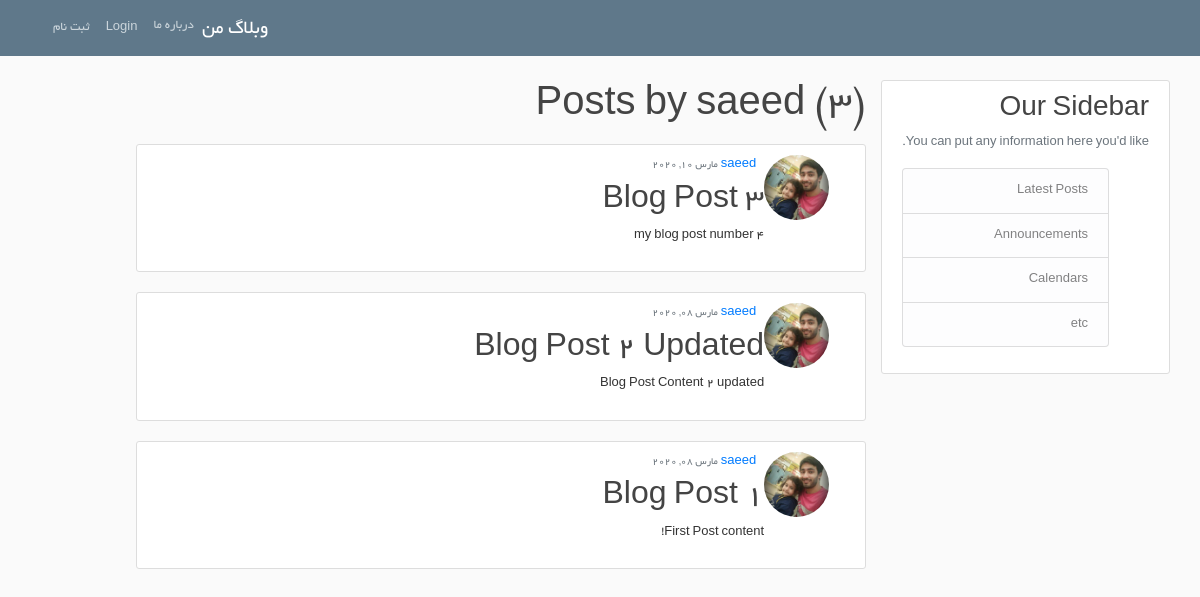
/user/saeed, run on an earlier commit of the app's database.
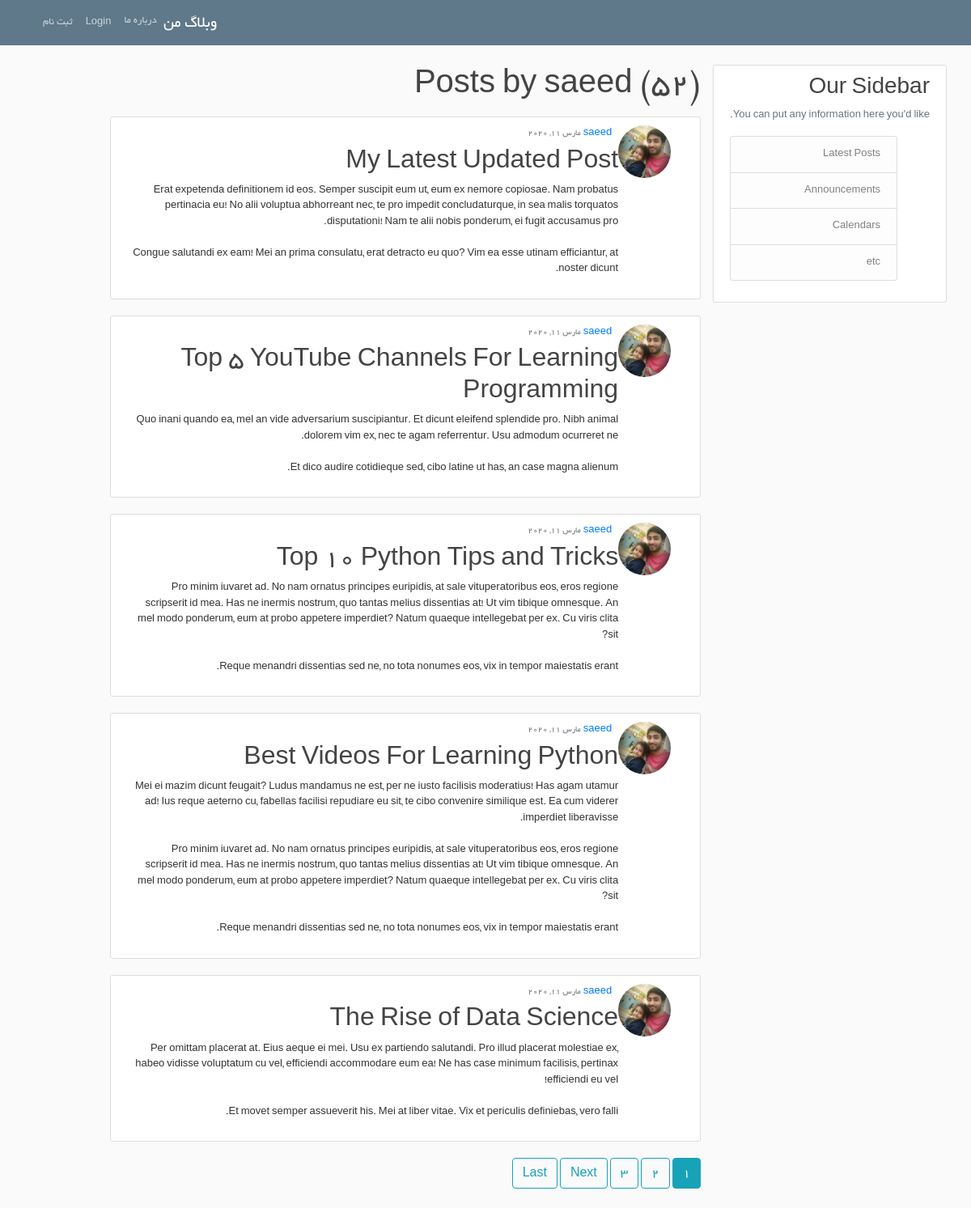
And on a later commit of the database.
### blog/models.py (models this page shows, shortened)
class Post(models.Model):
    title = models.CharField(max_length=100)
    content = models.TextField()
    date_posted = models.DateTimeField(default=timezone.now)
    author = models.ForeignKey(User, on_delete=models.CASCADE)

### users/models.py (models this page shows, shortened)
class Profile(models.Model):
    user = models.OneToOneField(User, on_delete=models.CASCADE)
    image = models.ImageField(default='default.jpg', upload_to='profile_pics')

### blog/views.py (the view)
# urls.py: path('user/<str:username>', UserPostListView.as_view(), name='user-posts'),
class UserPostListView(ListView):
    model = Post
    template_name = 'blog/user_posts.html'  # <app>/<model>_<viewtype>.html
    context_object_name = 'posts'
    paginate_by = 5
    def get_queryset(self):
        user = get_object_or_404(User, username=self.kwargs.get('username'))
        return Post.objects.filter(author=user).order_by('-date_posted')

### blog/templates/blog/user_posts.html (shortened to what this page needs)
{% extends "blog/base.html" %}
{% load i18n %}
{% block content %}
    <h1 class="mb-3">Posts by {{ view.kwargs.username }} ({{ page_obj.paginator.count }})</h1>
    {% for post in posts %}
        <article class="media content-section">
          <img class="rounded-circle article-img" src="{{ post.author.profile.image.url }}">
          <div class="media-body">
            <div class="article-metadata">
              <a class="mr-2" href="{% url 'user-posts' post.author.username %}">{{ post.author }}</a>
              <small class="text-muted">{{ post.date_posted|date:"F d, Y" }}</small>
            </div>
            <h2><a class="article-title" href="{% url 'post-detail' post.id %}">{{ post.title }}</a></h2>
            <p class="article-content">{{ post.content }}</p>
          </div>
        </article>
    {% endfor %}
    {% if is_paginated %}
      {% for num in page_obj.paginator.page_range %}
        {% if page_obj.number == num %}
          <a class="btn btn-info mb-4" href="?page={{ num }}">{{ num }}</a>
        {% elif num > page_obj.number|add:'-3' and num < page_obj.number|add:'3' %}
          <a class="btn btn-outline-info mb-4" href="?page={{ num }}">{{ num }}</a>
        {% endif %}
      {% endfor %}
      {% if page_obj.has_next %}
        <a class="btn btn-outline-info mb-4" href="?page={{ page_obj.next_page_number }}">Next</a>
        <a class="btn btn-outline-info mb-4" href="?page={{ page_obj.paginator.num_pages }}">Last</a>
      {% endif %}
    {% endif %}
{% endblock content %}

What changed in the data, as far as the page shows it:
removed Post: author.profile.image (picture), author "saeed", date_posted "مارس 10, 2020", title "Blog Post 3", content "my blog post number 4"
removed Post: author.profile.image (picture), author "saeed", date_posted "مارس 08, 2020", title "Blog Post 2 Updated", content "Blog Post Content 2 updated"
removed Post: author.profile.image (picture), author "saeed", date_posted "مارس 08, 2020", title "Blog Post 1", content "First Post content!"
added Post: author.profile.image (picture), author "saeed", date_posted "مارس 11, 2020", title "My Latest Updated Post", content "Erat expetenda definitionem id eos. Semper suscipit eum ut, eum ex nemore copiosae. Nam probatus pertinacia eu! No alii voluptua abhorreant nec, te pro impedit concludaturque, in sea malis torquatos disputationi! Nam te alii nobis ponderum, ei fugit accusamus pro. Congue salutandi ex eam! Mei an prima consulatu, erat detracto eu quo? Vim ea esse utinam efficiantur, at noster dicunt."
added Post: author.profile.image (picture), author "saeed", date_posted "مارس 11, 2020", title "Top 5 YouTube Channels For Learning Programming", content "Quo inani quando ea, mel an vide adversarium suscipiantur. Et dicunt eleifend splendide pro. Nibh animal dolorem vim ex, nec te agam referrentur. Usu admodum ocurreret ne. Et dico audire cotidieque sed, cibo latine ut has, an case magna alienum."
added Post: author.profile.image (picture), author "saeed", date_posted "مارس 11, 2020", title "Top 10 Python Tips and Tricks", content "Pro minim iuvaret ad. No nam ornatus principes euripidis, at sale vituperatoribus eos, eros regione scripserit id mea. Has ne inermis nostrum, quo tantas melius dissentias at! Ut vim tibique omnesque. An mel modo ponderum, eum at probo appetere imperdiet? Natum quaeque intellegebat per ex. Cu viris clita sit? Reque menandri dissentias sed ne, no tota nonumes eos, vix in tempor maiestatis erant."
added Post: author.profile.image (picture), author "saeed", date_posted "مارس 11, 2020", title "Best Videos For Learning Python", content "Mei ei mazim dicunt feugait? Ludus mandamus ne est, per ne iusto facilisis moderatius! Has agam utamur ad! Ius reque aeterno cu, fabellas facilisi repudiare eu sit, te cibo convenire similique est. Ea cum viderer imperdiet liberavisse. Pro minim iuvaret ad. No nam ornatus principes euripidis, at sale vituperatoribus eos, eros regione scripserit id mea. Has ne inermis nostrum, quo tantas melius dissentias at! Ut vim tibique omnesque. An mel modo ponderum, eum at probo appetere imperdiet? Natum quaeque intellegebat per ex. Cu viris clita sit? Reque menandri dissentias sed ne, no tota nonumes eos, vix in tempor maiestatis erant."
added Post: author.profile.image (picture), author "saeed", date_posted "مارس 11, 2020", title "The Rise of Data Science", content "Per omittam placerat at. Eius aeque ei mei. Usu ex partiendo salutandi. Pro illud placerat molestiae ex, habeo vidisse voluptatum cu vel, efficiendi accommodare eum ea! Ne has case minimum facilisis, pertinax efficiendi eu vel! Et movet semper assueverit his. Mei at liber vitae. Vix et periculis definiebas, vero falli."
Also different on the page:
{{ page_obj.paginator.count }}: "3" → "52"
new list line: "1"
new list line: "2"
new list line: "3"
text now shown: "Next Last"
